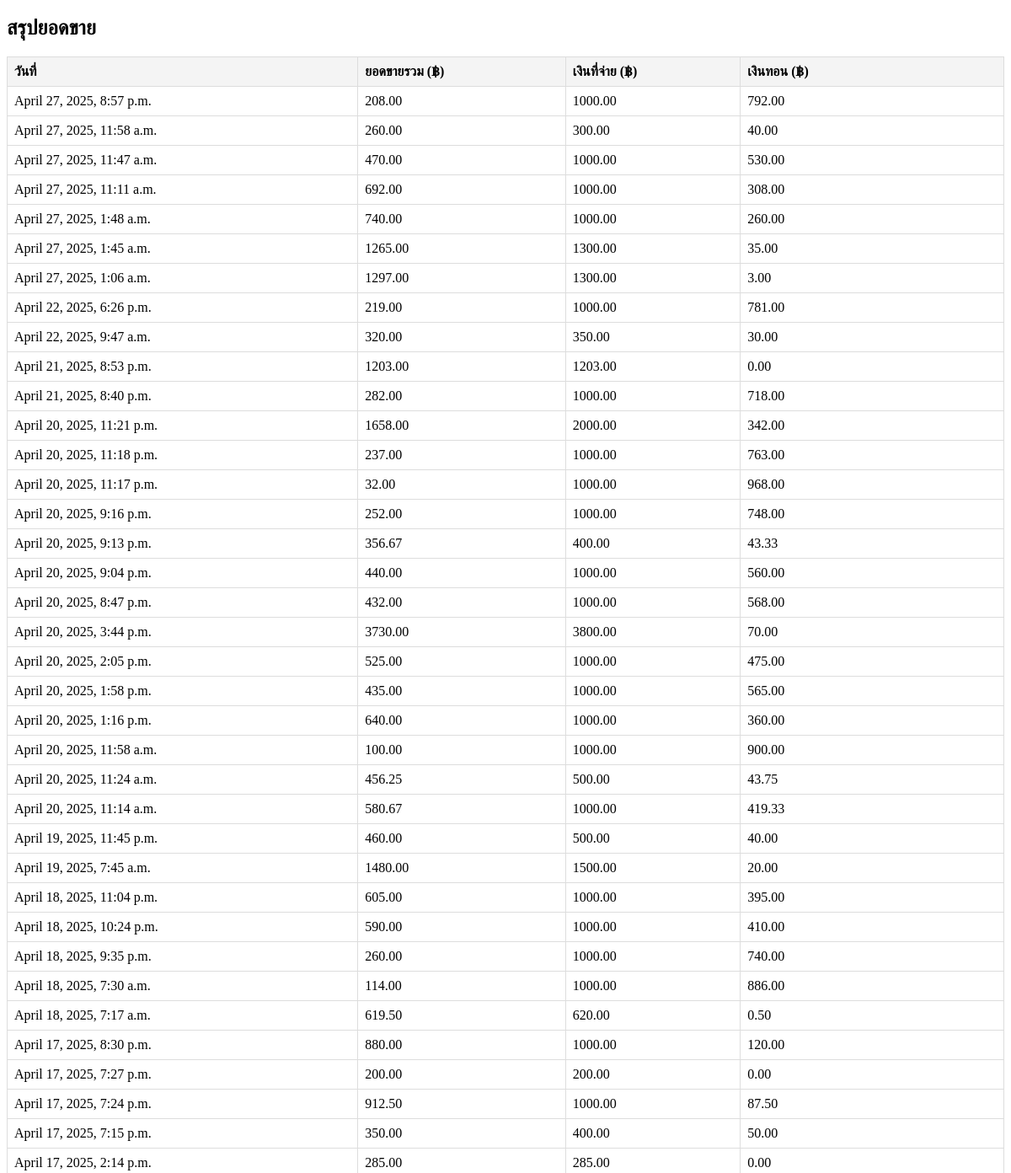
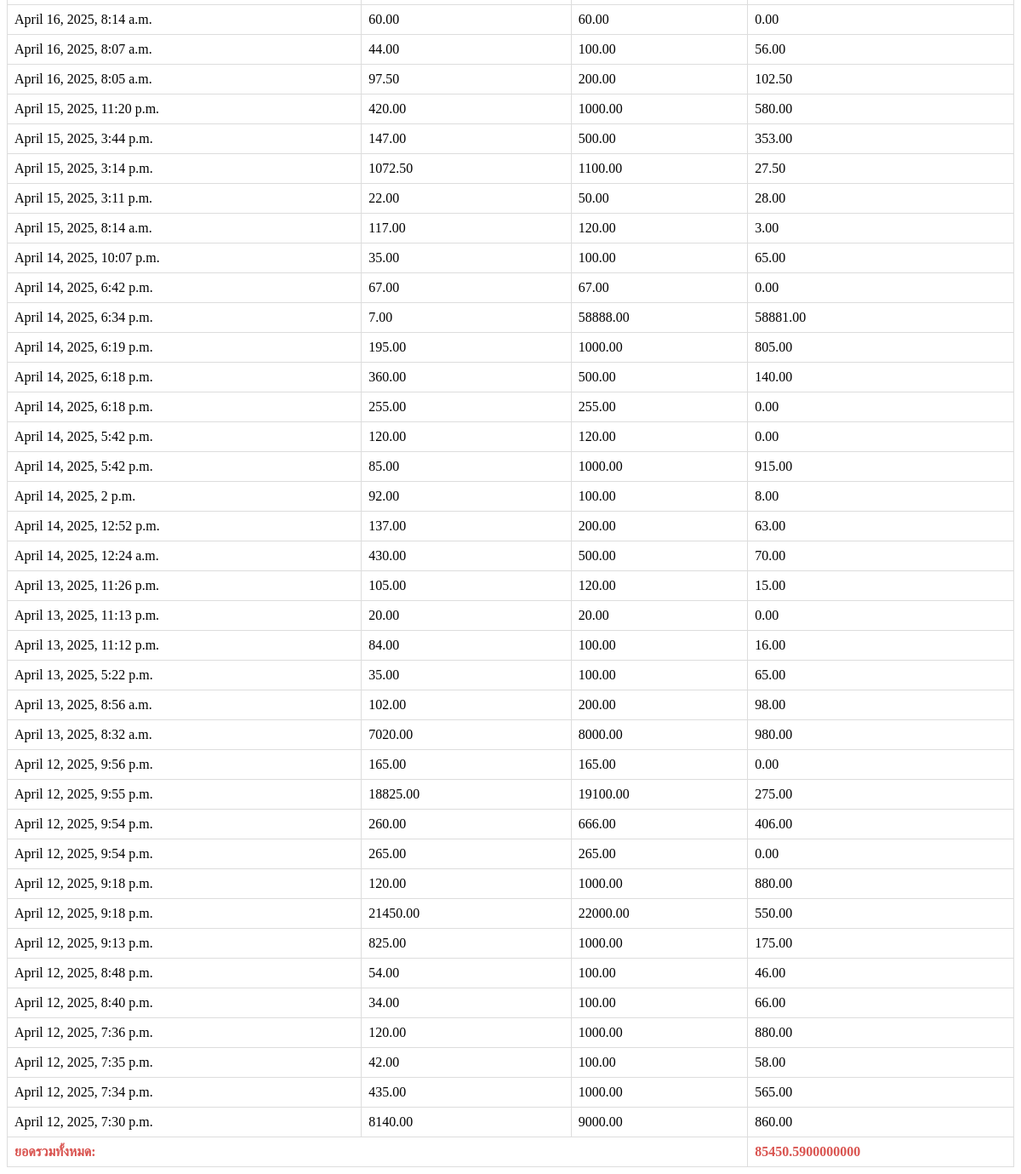
The app's page /Circulation1, older data (2 pictures, top to bottom).
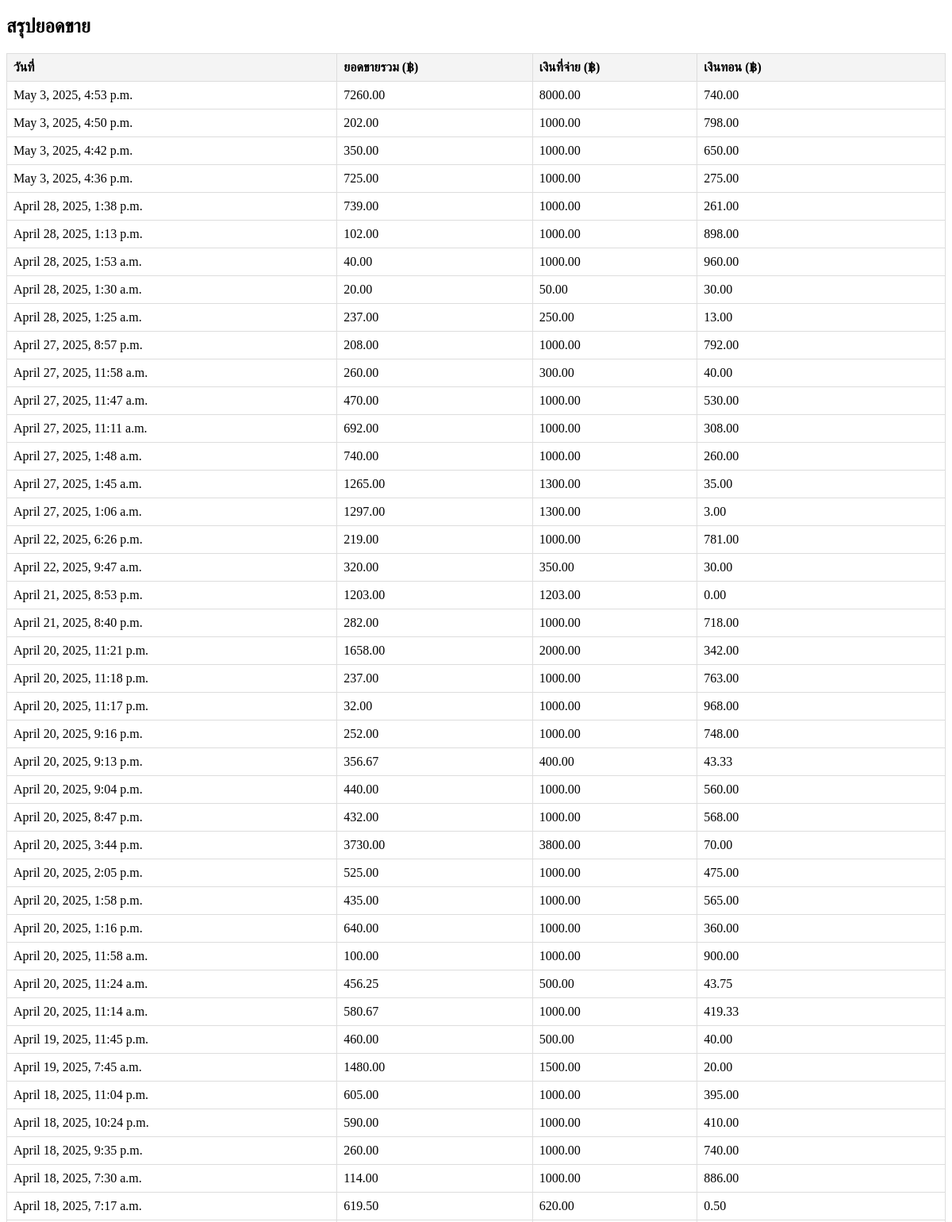
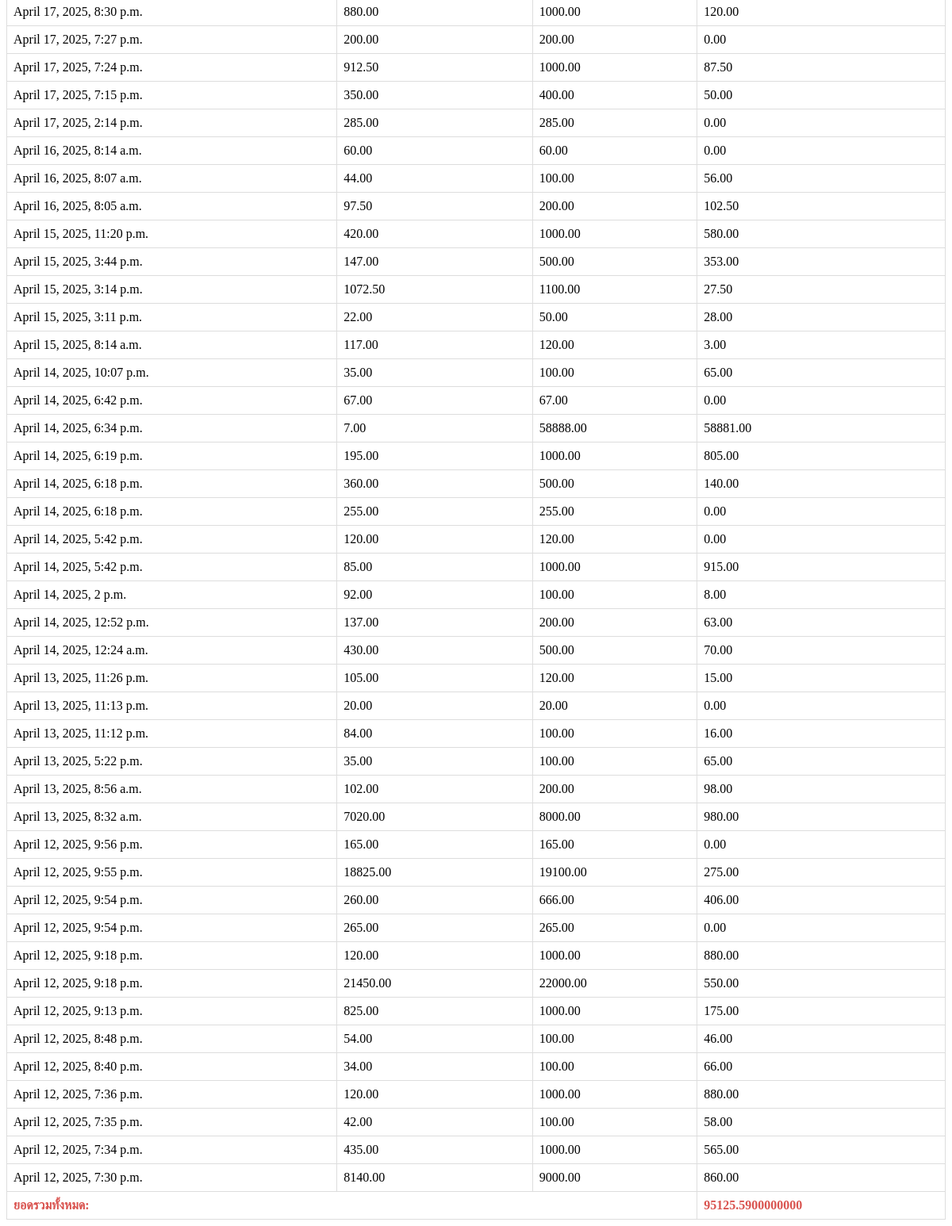
The same page, newer data (2 pictures, top to bottom).
### Dashboard/models.py (models this page shows, shortened)
class SaleRecord(models.Model):
    total_amount = models.DecimalField(max_digits=10, decimal_places=2)
    entered_amount = models.DecimalField(max_digits=10, decimal_places=2)
    change = models.DecimalField(max_digits=10, decimal_places=2)
    timestamp = models.DateTimeField()
    Pofitprice = models.DecimalField(max_digits=10, decimal_places=2, default=0.00)
    stock_adjustments = models.JSONField()  # ใช้ JSONField สำหรับบันทึกข้อมูล Array
    cashier = models.ForeignKey(User, on_delete=models.CASCADE, null=True, blank=True, default=1)
    class Meta:
        verbose_name = "รายการสินค้าที่บันทึก"  # เปลี่ยนชื่อที่แสดงใน Admin
        verbose_name_plural = "บันทึกรายการสำหรับการขาย"  # ชื่อพหูพจน์ใน Admin

### DashboardUser/views.py (the view)
def Circulation3(request):
    filter_type = request.GET.get("filter", "year")  # ค่าเริ่มต้นเป็น "year"
    today = datetime.now()
    if filter_type == "day":
        start_date = today - timedelta(days=1)
    elif filter_type == "week":
        start_date = today - timedelta(weeks=1)
    elif filter_type == "month":
        start_date = today - timedelta(days=30)
    elif filter_type == "3months":
        start_date = today - timedelta(days=90)
    elif filter_type == "6months":
        start_date = today - timedelta(days=180)
    else:  # "year"
        start_date = today - timedelta(days=365)
    records1 = SaleRecord.objects.filter(timestamp__gte=start_date).order_by('-timestamp')
    total_sum = records1.aggregate(total=Sum("total_amount"))["total"] or 0
    return render(request, "Circulation1.html", {
        "records1": records1,
        "total_sum": total_sum,
        "filter_type": filter_type  # ส่งค่า filter_type ไปยัง template
    })

### DashboardUser/templates/Circulation1.html (shortened to what this page needs)
<!DOCTYPE html>
{% load humanize %}
{% load static %}
<html>
    <head>
        <link rel="stylesheet" href="">
    </head>
   <body>
    <h2>สรุปยอดขาย</h2>
    <table>
        <thead>
            <tr>
                <th>วันที่</th>
                <th>ยอดขายรวม (฿)</th>
                <th>เงินที่จ่าย (฿)</th>
                <th>เงินทอน (฿)</th>
            </tr>
        </thead>
        <tbody>
            {% for record in records1 %}
            <tr>
                <td>{{ record.timestamp }}</td>
                <td>{{ record.total_amount }}</td>
                <td>{{ record.entered_amount }}</td>
                <td>{{ record.change }}</td>
            </tr>
            {% endfor %}
        </tbody>
        <tfoot>
            <tr>
                <td colspan="3" class="total">ยอดรวมทั้งหมด:</td>
                <td class="total">{{ total_sum }}</td>
            </tr>
        </tfoot>
    </table>
</body>
</html>

Row changes from the older to the newer data that the page shows:
added SaleRecord: timestamp "May 3, 2025, 4:53 p.m.", total_amount "7260.00", entered_amount "8000.00", change "740.00"
added SaleRecord: timestamp "May 3, 2025, 4:50 p.m.", total_amount "202.00", entered_amount "1000.00", change "798.00"
added SaleRecord: timestamp "May 3, 2025, 4:42 p.m.", total_amount "350.00", entered_amount "1000.00", change "650.00"
added SaleRecord: timestamp "May 3, 2025, 4:36 p.m.", total_amount "725.00", entered_amount "1000.00", change "275.00"
added SaleRecord: timestamp "April 28, 2025, 1:38 p.m.", total_amount "739.00", entered_amount "1000.00", change "261.00"
added SaleRecord: timestamp "April 28, 2025, 1:13 p.m.", total_amount "102.00", entered_amount "1000.00", change "898.00"
added SaleRecord: timestamp "April 28, 2025, 1:53 a.m.", total_amount "40.00", entered_amount "1000.00", change "960.00"
added SaleRecord: timestamp "April 28, 2025, 1:30 a.m.", total_amount "20.00", entered_amount "50.00", change "30.00"
added SaleRecord: timestamp "April 28, 2025, 1:25 a.m.", total_amount "237.00", entered_amount "250.00", change "13.00"
Text that changed along with them:
{{ total_sum }}: "85450.5900000000" → "95125.5900000000"
